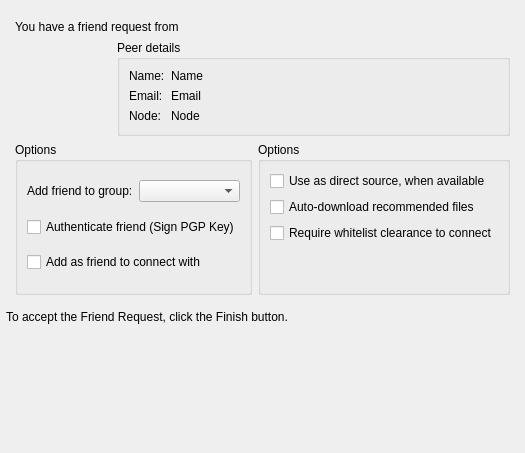
  <widget class="ConnectFriendPage" name="FriendRequestPage">
   <property name="title">
    <string>Friend request</string>
   </property>
   <property name="subTitle">
    <string>Details about the request</string>
   </property>
   <attribute name="pageId">
    <string notr="true">ConnectFriendWizard::Page_FriendRequest</string>
   </attribute>
   <layout class="QVBoxLayout" name="FriendRequestPageVLayout">
    <property name="leftMargin">
     <number>6</number>
    </property>
    <property name="rightMargin">
     <number>6</number>
    </property>
    <item>
     <widget class="QFrame" name="fr_Frame">
      <layout class="QVBoxLayout" name="fr_FrameVLayout">
       <item>
        <widget class="StyledLabel" name="fr_InfoTopLabel">
         <property name="text">
          <string notr="true">You have a friend request from</string>
         </property>
        </widget>
       </item>
       <item>
        <layout class="QHBoxLayout" name="fr_detailsLayout">
         <item>
          <widget class="AvatarWidget" name="fr_avatar">
           <property name="minimumSize">
            <size>
             <width>96</width>
             <height>96</height>
            </size>
           </property>
           <property name="maximumSize">
            <size>
             <width>96</width>
             <height>96</height>
            </size>
           </property>
          </widget>
         </item>
         <item>
          <widget class="QGroupBox" name="fr_peerDetailsFrame">
           <property name="title">
            <string>Peer details</string>
           </property>
           <layout class="QFormLayout" name="fr_peerDetailsFrameGLayout">
            <property name="fieldGrowthPolicy">
             <enum>QFormLayout::AllNonFixedFieldsGrow</enum>
            </property>
            <item row="0" column="0">
             <widget class="QLabel" name="fr_nameLabel">
              <property name="text">
               <string>Name:</string>
              </property>
             </widget>
            </item>
            <item row="0" column="1">
             <widget class="QLabel" name="fr_nameEdit">
              <property name="text">
               <string notr="true">Name</string>
              </property>
             </widget>
            </item>
            <item row="2" column="0">
             <widget class="QLabel" name="fr_emailLabel">
              <property name="text">
               <string>Email:</string>
              </property>
             </widget>
            </item>
            <item row="3" column="0">
             <widget class="QLabel" name="fr_nodeLabel">
              <property name="text">
               <string>Node:</string>
              </property>
             </widget>
            </item>
            <item row="3" column="1">
             <widget class="QLabel" name="fr_nodeEdit">
              <property name="text">
               <string notr="true">Node</string>
              </property>
             </widget>
            </item>
            <item row="2" column="1">
             <widget class="QLabel" name="fr_emailEdit">
              <property name="text">
               <string notr="true">Email</string>
              </property>
             </widget>
            </item>
           </layout>
          </widget>
         </item>
        </layout>
       </item>
       <item>
        <layout class="QHBoxLayout" name="fr_optionsHLayout">
         <item>
          <widget class="QGroupBox" name="fr_optionsFrame">
           <property name="title">
            <string>Options</string>
           </property>
           <layout class="QVBoxLayout" name="fr_optionsFrameVLayout">
            <item>
             <layout class="QHBoxLayout" name="fr_groupHLayout">
              <item>
               <widget class="QLabel" name="fr_groupLabel">
                <property name="sizePolicy">
                 <sizepolicy hsizetype="Maximum" vsizetype="Preferred">
                  <horstretch>0</horstretch>
                  <verstretch>0</verstretch>
                 </sizepolicy>
                </property>
                <property name="text">
                 <string>Add friend to group:</string>
                </property>
               </widget>
              </item>
              <item>
               <widget class="QComboBox" name="fr_groupComboBox">
                <property name="sizePolicy">
                 <sizepolicy hsizetype="MinimumExpanding" vsizetype="Fixed">
                  <horstretch>0</horstretch>
                  <verstretch>0</verstretch>
                 </sizepolicy>
                </property>
               </widget>
              </item>
             </layout>
            </item>
            <item>
             <widget class="QCheckBox" name="fr_signGPGCheckBox">
              <property name="text">
               <string>Authenticate friend (Sign PGP Key)</string>
              </property>
             </widget>
            </item>
            <item>
             <widget class="QCheckBox" name="fr_acceptNoSignGPGCheckBox">
              <property name="text">
               <string>Add as friend to connect with</string>
              </property>
             </widget>
            </item>
           </layout>
          </widget>
         </item>
         <item>
          <widget class="QGroupBox" name="fr_RVBox">
           <property name="title">
            <string>Options</string>
           </property>
           <layout class="QVBoxLayout" name="fr_RVBoxVLayout">
            <item>
             <widget class="QCheckBox" name="_direct_transfer_CB">
              <property name="text">
               <string>Use as direct source, when available</string>
              </property>
             </widget>
            </item>
            <item>
             <widget class="QCheckBox" name="_allow_push_CB">
              <property name="text">
               <string>Auto-download recommended files</string>
              </property>
             </widget>
            </item>
            <item>
             <widget class="QCheckBox" name="_require_WL_CB">
              <property name="text">
               <string>Require whitelist clearance to connect</string>
              </property>
             </widget>
            </item>
            <item>
             <spacer name="fr_RVBoxVSpacer">
              <property name="orientation">
               <enum>Qt::Vertical</enum>
              </property>
              <property name="sizeHint" stdset="0">
               <size>
                <width>20</width>
                <height>40</height>
               </size>
              </property>
             </spacer>
            </item>
           </layout>
          </widget>
         </item>
        </layout>
       </item>
      </layout>
     </widget>
    </item>
    <item>
     <widget class="StyledLabel" name="fr_InfoBottomLabel">
      <property name="text">
       <string>To accept the Friend Request, click the Finish button.</string>
      </property>
     </widget>
    </item>
    <item>
     <spacer name="fr_VSpacer">
      <property name="orientation">
       <enum>Qt::Vertical</enum>
      </property>
      <property name="sizeHint" stdset="0">
       <size>
        <width>488</width>
        <height>118</height>
       </size>
      </property>
     </spacer>
    </item>
   </layout>
  </widget>
